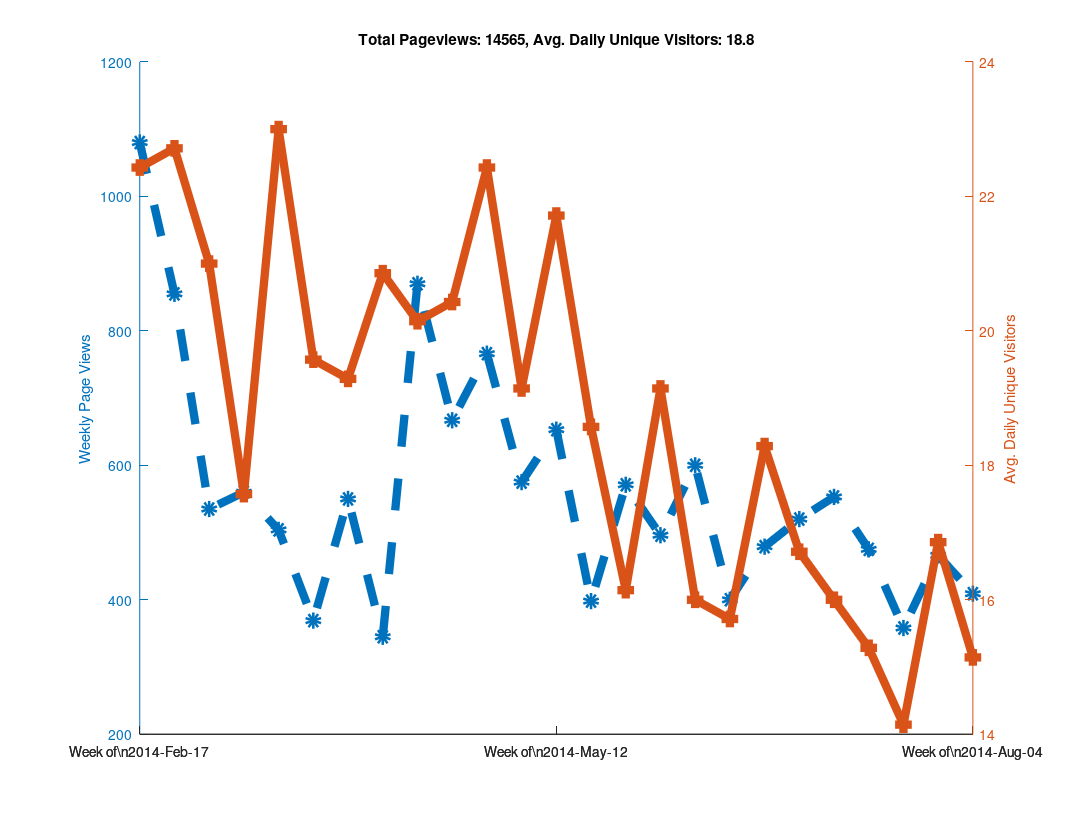

Reproduce this figure in MATLAB.
clear all

% Github has a "traffic" page now, but it doesn't seem like you can
% put in an arbitrary date range?  When I looked at it, it showed the
% numbers of unique visitors and views for the last two weeks only...
% So as long as I check back at least once every two weeks I can keep
% a record of it?  Great...

% https://github.com/libMesh/libmesh/graphs/traffic

% Date, Views, Unique Visitors
data = {
    '2014-Feb-17', 274, 25
    '2014-Feb-18', 145, 30
    '2014-Feb-19', 129, 27
    '2014-Feb-20', 202, 24
    '2014-Feb-21', 240, 22
    '2014-Feb-22', 62,  17
    '2014-Feb-23', 28,  12
    '2014-Feb-24', 217, 19
    '2014-Feb-25', 90,  25
    '2014-Feb-26', 189, 36
    '2014-Feb-27', 112, 26
    '2014-Feb-28', 81,  20
    '2014-Mar-01', 113, 17
    '2014-Mar-02', 53,  16
    '2014-Mar-03', 41,  21
    '2014-Mar-04', 144, 35
    '2014-Mar-05', 51,  20
    '2014-Mar-06', 157, 25
    '2014-Mar-07', 50,  22
    '2014-Mar-08', 50,  11
    '2014-Mar-09', 42,  13
    '2014-Mar-10', 61,  16
    '2014-Mar-11', 27,  16
    '2014-Mar-12', 111, 20
    '2014-Mar-13', 66,  20
    '2014-Mar-14', 223, 25
    '2014-Mar-15', 46,   9
    '2014-Mar-16', 26,  17
    '2014-Mar-17', 80,  29
    '2014-Mar-18', 59,  30
    '2014-Mar-19', 85,  31
    '2014-Mar-20', 122, 18
    '2014-Mar-21', 61,  21
    '2014-Mar-22', 33,  18
    '2014-Mar-23', 64,  14
    '2014-Mar-24', 95,  24
    '2014-Mar-25', 75,  28
    '2014-Mar-26', 49,  18
    '2014-Mar-27', 57,  24
    '2014-Mar-28', 33,  16
    '2014-Mar-29', 41,  16
    '2014-Mar-30', 19,  11
    '2014-Mar-31', 52,  12
    '2014-Apr-01', 120, 21
    '2014-Apr-02', 68,  23
    '2014-Apr-03', 98,  28
    '2014-Apr-04', 77,  21
    '2014-Apr-05', 80,  15
    '2014-Apr-06', 55,  15
    '2014-Apr-07', 71,  31
    '2014-Apr-08', 84,  26
    '2014-Apr-09', 33,  18
    '2014-Apr-10', 32,  16
    '2014-Apr-11', 51,  20
    '2014-Apr-12', 25,  15
    '2014-Apr-13', 49,  20
    '2014-Apr-14', 120, 23
    '2014-Apr-15', 191, 27
    '2014-Apr-16', 219, 24
    '2014-Apr-17', 216, 30
    '2014-Apr-18', 63,  19
    '2014-Apr-19', 36,  11
    '2014-Apr-20', 25,   7
    '2014-Apr-21', 115, 24
    '2014-Apr-22', 128, 31
    '2014-Apr-23', 87,  25
    '2014-Apr-24', 108, 23
    '2014-Apr-25', 111, 20
    '2014-Apr-26', 89,   9
    '2014-Apr-27', 29,  11
    '2014-Apr-28', 177, 28
    '2014-Apr-29', 170, 27
    '2014-Apr-30', 183, 28
    '2014-May-01', 97,  25
    '2014-May-02', 64,  23
    '2014-May-03', 43,  12
    '2014-May-04', 32,  14
    '2014-May-05', 125, 28
    '2014-May-06', 68,  24
    '2014-May-07', 68,  19
    '2014-May-08', 114, 14
    '2014-May-09', 47,  20
    '2014-May-10', 139, 20
    '2014-May-11', 14,   9
    '2014-May-12', 90,  27
    '2014-May-13', 92,  22
    '2014-May-14', 197, 32
    '2014-May-15', 140, 26
    '2014-May-16', 59,  20
    '2014-May-17', 21,  9
    '2014-May-18', 54,  16
    '2014-May-19', 117, 28
    '2014-May-20', 47,  18
    '2014-May-21', 55,  19
    '2014-May-22', 77,  26
    '2014-May-23', 28,  12
    '2014-May-24', 38,  13
    '2014-May-25', 36,  14
    '2014-May-26', 44,  13
    '2014-May-27', 166, 24
    '2014-May-28', 139, 20
    '2014-May-29', 67,  25
    '2014-May-30', 73,  11
    '2014-May-31', 60,  9
    '2014-Jun-01', 22,  11
    '2014-Jun-02', 87,  18
    '2014-Jun-03', 103, 31
    '2014-Jun-04', 105, 27
    '2014-Jun-05', 74,  22
    '2014-Jun-06', 55,  16
    '2014-Jun-07', 53,  15
    '2014-Jun-08', 19,  5
    '2014-Jun-09', 91,  14
    '2014-Jun-10', 136, 19
    '2014-Jun-11', 104, 27
    '2014-Jun-12', 195, 22
    '2014-Jun-13', 51,  18
    '2014-Jun-14', 4,   4
    '2014-Jun-15', 19,  8
    '2014-Jun-16', 86,  19
    '2014-Jun-17', 60,  20
    '2014-Jun-18', 115, 25
    '2014-Jun-19', 73,  20
    '2014-Jun-20', 24,  12
    '2014-Jun-21', 12,  4
    '2014-Jun-22', 30,  10
    '2014-Jun-23', 106, 23
    '2014-Jun-24', 51,  16
    '2014-Jun-25', 115, 25
    '2014-Jun-26', 77,  24
    '2014-Jun-27', 91,  24
    '2014-Jun-28', 30,  9
    '2014-Jun-29', 9,   7
    '2014-Jun-30', 80,  25
    '2014-Jul-01', 118, 17
    '2014-Jul-02', 124, 18
    '2014-Jul-03', 103, 22
    '2014-Jul-04', 33,  11
    '2014-Jul-05', 37,  13
    '2014-Jul-06', 25,  11
    '2014-Jul-07', 147, 27
    '2014-Jul-08', 123, 14
    '2014-Jul-09', 75,  24
    '2014-Jul-10', 68,  16
    '2014-Jul-11', 103, 22
    '2014-Jul-12', 21,  6
    '2014-Jul-13', 16,  3
    '2014-Jul-14', 103, 24
    '2014-Jul-15', 86,  16
    '2014-Jul-16', 90,  20
    '2014-Jul-17', 92,  18
    '2014-Jul-18', 70,  17
    '2014-Jul-19', 27,  8
    '2014-Jul-20',  7,  4
    '2014-Jul-21', 66,  19
    '2014-Jul-22', 63,  16
    '2014-Jul-23', 56,  14
    '2014-Jul-24', 110, 19
    '2014-Jul-25', 27,  14
    '2014-Jul-26', 9,   8
    '2014-Jul-27', 27,  9
    '2014-Jul-28', 73,  23
    '2014-Jul-29', 136, 22
    '2014-Jul-30', 25,  14
    '2014-Jul-31', 113, 29
    '2014-Aug-01', 68,  20
    '2014-Aug-02', 34,  5
    '2014-Aug-03', 17,  5
    '2014-Aug-04', 28,  17
    '2014-Aug-05', 66,  15
    '2014-Aug-06', 62,  24
    '2014-Aug-07', 123, 17
    '2014-Aug-08', 92,  19
    '2014-Aug-09', 29,  9
    '2014-Aug-10', 9,   5
    '2014-Aug-11', 75,  17
    '2014-Aug-12', 108, 19
    '2014-Aug-13', 173, 25
    '2014-Aug-14', 109, 28
    '2014-Aug-15', 46,  17
    };

% Github now tracks the total number of clones and unique cloners
clone_data = {
    '2014-Aug-03', 0,  0
    '2014-Aug-04', 10, 6
    '2014-Aug-05', 7,  7
    '2014-Aug-06', 21, 14
    '2014-Aug-07', 11, 9
    '2014-Aug-08', 9,  8
    '2014-Aug-09', 2,  2
    '2014-Aug-10', 2,  2
    '2014-Aug-11', 8,  6
    '2014-Aug-12', 9,  8
    '2014-Aug-13', 19, 11
    '2014-Aug-14', 9,  7
    '2014-Aug-15', 5,  5
    };

% length works like you would expect it to for cell arrays.
N=length(data);

% A cell array of strings holding just the dates
dates = {data{:,1}};

% Note the extra square brackets!  This seems to be required (at least
% in Octave) to catch the output of data{:,2} as an array.
views = [data{:,2}];
visitors = [data{:,3}];



% 1.) Make daily plot - You can do this, but it gets a bit hard to read

%% % Can't plot string data automatically?
%% x=linspace(1,N,N);
%%
%% % Only way to set linestyles with plotyy is after the fact, apparently.
%% % plotyy returns the axis handle first, followed by the two plot handles.
%% clf;
%% hold on;
%% [haxis, h1, h2] = plotyy(x, views, x, visitors);
%%
%% % Label the axes
%% ylabel (haxis(1), 'Daily Page Views');
%% ylabel (haxis(2), 'Daily Unique Visitors');
%%
%% % Totaling unique visitors doesn't really mean much...
%% title (['Total Pageviews: ', num2str(sum(views)), ', Avg. Daily Unique Visitors: ', num2str(mean(visitors))]);
%%
%% % Make thick lines - this looks better in PDF
%% set([h1, h2], 'linewidth', 6);
%%
%% % Turn on markers
%% set(h1, 'marker', 'o');
%% set(h2, 'marker', 's');
%%
%% % Set marker size
%% set([h1, h2], 'markersize', 6);
%%
%% % Make dashed line?  Aquaterm doesn't seem to properly display this, but it
%% % does work in the PDF!
%% set(h1, 'linestyle', '--');
%%
%% % Set the xticks and labels so that it shows dates instead of numbers.
%% xticksat = [1 length(x)];
%% set(haxis, 'xtick', xticksat);
%%
%% for i=1:length(xticksat)
%%   xtlabels{i} = data{xticksat(i), 1};
%% end
%% set(haxis, 'xticklabel', xtlabels);
%%
%% % Print to PDF
%% set (gcf, "paperposition", [0.25, 0.25, 10.75, 8.25]);
%% set (gcf, "papersize", [11, 8.5]);
%% set (gcf, "paperorientation", 'landscape');
%%
%% % Make a PDF of this plot.
%% print('-dpdf', 'github_traffic.pdf', '-FHelvetica:20');



% 2.) Make weekly plot - the data is naturally week-periodic
week_indexes = 1:7:N;

% Get total views and average unique viewers for each week
week_views = [];
week_visitors = [];
  for i=1:length(week_indexes)-1
  start = week_indexes(i);
  stop = week_indexes(i+1) - 1;
  week_views(end+1) = sum(views(start:stop));
  week_visitors(end+1) = mean(visitors(start:stop));
end

clf;
hold on;

x=linspace(1, length(week_views), length(week_views));
[haxis, h1, h2] = plotyy(x, week_views, x, week_visitors);

% Label the axes
ylabel (haxis(1), 'Weekly Page Views');
ylabel (haxis(2), 'Avg. Daily Unique Visitors');

% Totaling unique visitors doesn't really mean much...
title (['Total Pageviews: ', num2str(sum(views)), ', Avg. Daily Unique Visitors: ', num2str(mean(visitors))]);

% Make thick lines - this looks better in PDF
set([h1, h2], 'linewidth', 6);

% Turn on markers
set(h1, 'marker', 'o');
set(h2, 'marker', 's');

% Set marker size
set([h1, h2], 'markersize', 6);

% Make dashed line?  Aquaterm doesn't seem to properly display this, but it
% does work in the PDF!
set(h1, 'linestyle', '--');

% Set the xticks and labels so that it shows dates instead of numbers.
xticksat = [1 ceil(length(x)/2) length(x)];
set(haxis, 'xtick', xticksat);

for i=1:length(xticksat)
  xtlabels{i} = ['Week of\n', data{week_indexes(xticksat(i)), 1}];
end
set(haxis, 'xticklabel', xtlabels);

% Print to PDF
set (gcf, "papersize", [11, 8.5]);
set (gcf, "paperorientation", 'landscape');

% I was using these paper settings in older versions of Octave, but
% they changed in 3.8.0
is_380 = strcmp(version(), '3.8.0');

if (!is_380)
  set (gcf, "paperposition", [0.25, 0.25, 10.75, 8.25]);
else
  % In Octave 3.8.0, the default paperposition is [0.25000, 2.50000, 8.00000, 6.00000],
  % the third number makes the plot taller instead of wider!
  set (gcf, "paperposition", [0.25, 0.25, 8.0, 10.5]);
end

% Make a PDF of this plot.
print('-dpdf', 'weekly_github_traffic.pdf', '-FHelvetica:20');



% 3.) Make monthly plot - not enough data to be interesting yet...

%% month_intervals = {'2014-Feb-17', '2014-Mar-17', '2014-Apr-17'};
%%
%% % Numerical indexes of the month intervals
%% month_indexes = [];
%%
%% for i=1:length(month_intervals)
%%   % Calling 'strcmp' on a cell array of strings returns an array of 0s
%%   % and 1s, then 'find' returns the non-zero index.  The 'end' keyword
%%   % is used to append to the array.
%%   month_indexes(end+1) = find(strcmp(month_intervals{i}, dates));
%% end
%%
%% % Get total views and average unique viewers for each month
%% month_views = [];
%% month_visitors = [];
%%   for i=1:length(month_indexes)-1
%%   start = month_indexes(i);
%%   stop = month_indexes(i+1) - 1;
%%   month_views(end+1) = sum(views(start:stop));
%%   month_visitors(end+1) = mean(visitors(start:stop));
%% end
%%
%% clf;
%% hold on;
%% x=linspace(1, length(month_views), length(month_views));
%% [haxis, h1, h2] = plotyy(x, month_views, x, month_visitors);
